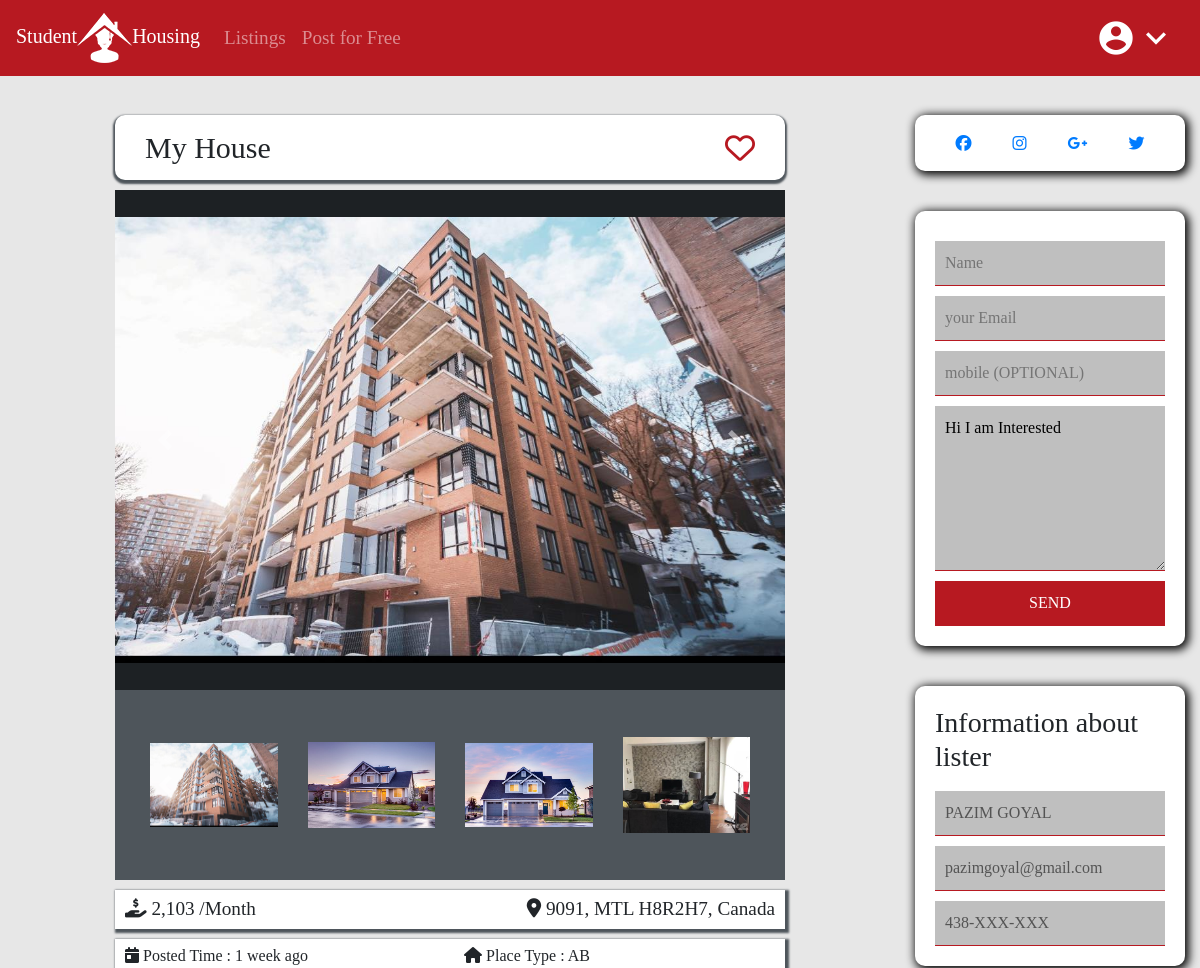
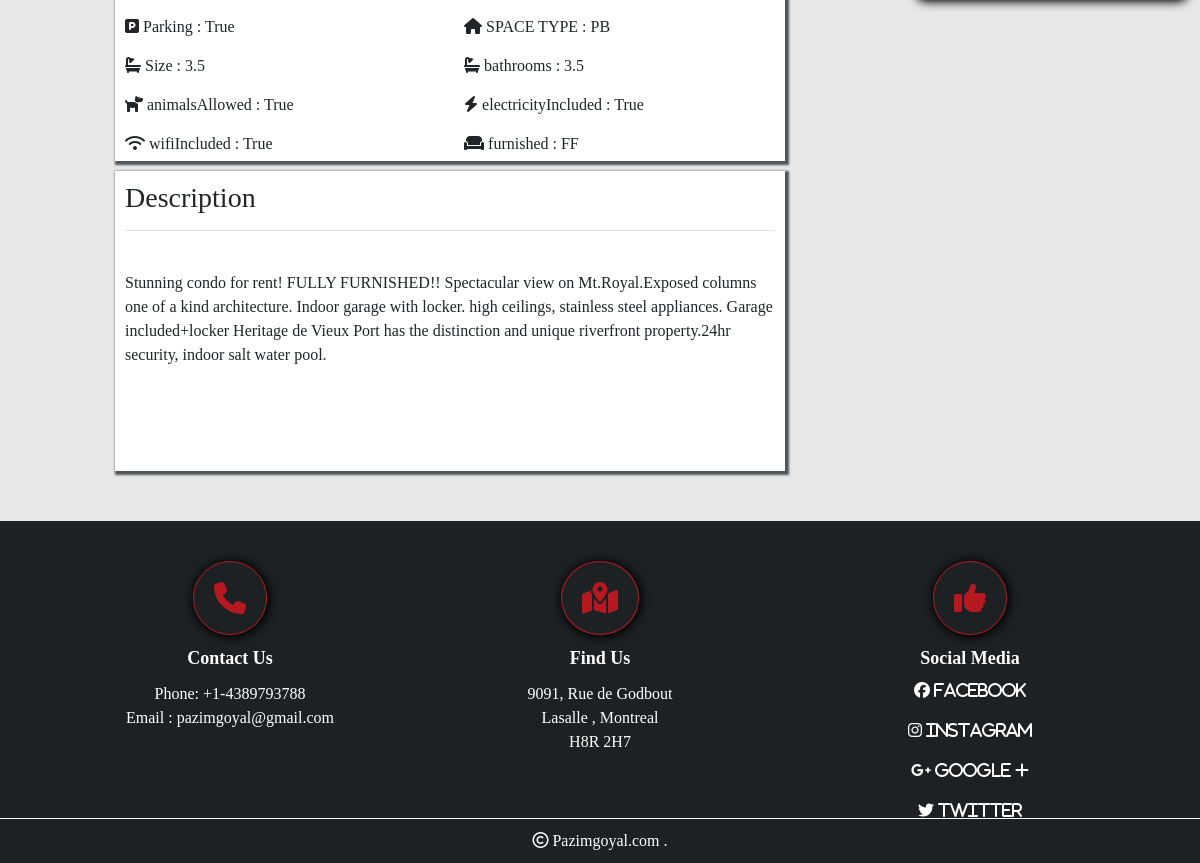
Page /38 on the committed database (2 pictures, top to bottom).
### listings/models.py (models this page shows, shortened)
class HouseListings(models.Model):
    title = models.CharField(max_length=200)
    description = models.TextField(blank=True)
    price = models.IntegerField()
    address = models.CharField(max_length=200, default="")
    city = models.CharField(max_length=10, choices=city)
    zipCode = models.CharField(max_length=10)
    building_type = models.CharField(choices=typeB, max_length=18)
    garage = models.BooleanField(default=False)
    space_given = models.CharField(choices=space, max_length=15)
    created_date = models.DateTimeField(default=timezone.now, blank=True)
    is_published = models.BooleanField(default=True)
    image1 = models.ImageField(upload_to='photos/%Y%m%d/', default="default.jpeg")
    image2 = models.ImageField(upload_to='photos/%Y%m%d/', blank=True)
    image3 = models.ImageField(upload_to='photos/%Y%mb%d/', blank=True)
    image4 = models.ImageField(upload_to='photos/%Y%m%d/', blank=True)
    image5 = models.ImageField(upload_to='photos/%Y%m%d/', blank=True)
    image6 = models.ImageField(upload_to='photos/%Y%m%d/', blank=True)
    image7 = models.ImageField(upload_to='photos/%Y%m%d/', blank=True)
    image8 = models.ImageField(upload_to='photos/%Y%m%d/', blank=True)
    image9 = models.ImageField(upload_to='photos/%Y%mb%d/', blank=True)
    image10 = models.ImageField(upload_to='photos/%Y%m%d/', blank=True)
    image11 = models.ImageField(upload_to='photos/%Y%m%d/', blank=True)
    image12 = models.ImageField(upload_to='photos/%Y%m%d/', blank=True)
    bathrooms = models.DecimalField(max_digits=2, default=1, decimal_places=1)
    electricityIncluded = models.BooleanField(default=False)
    wifiIncluded = models.BooleanField(default=False)
    animalsAllowed = models.BooleanField(default=False)
    furnished = models.TextField(choices=furnish)
    user = models.ForeignKey(User, on_delete=models.CASCADE)
    size = models.DecimalField(blank=True, decimal_places=1, max_digits=2, default=3.5)
    bathrooms = models.DecimalField(blank=True, decimal_places=1, max_digits=2, default=2)

### listings/views.py (the view)
# urls.py: path('<int:request_id>', views.single_listing, name='id2'),
def single_listing(request, request_id):
    currentuserliked =False
    listin = get_object_or_404(HouseListings, pk=request_id)
    if request.user.is_authenticated:
        liked=LikedListings.objects.filter(user=request.user).filter(advertisement=listin)
        if liked:
            currentuserliked=True
    abc = [listin.image1, listin.image2, listin.image3, listin.image4, listin.image5, listin.image6, listin.image7,
           listin.image8, listin.image9, listin.image10, listin.image11, listin.image12]
    count = 0
    img = []
    for i in abc:
        if i:
            img.append(i.url)
    return render(request, 'single_listing.html', {'listing': listin, 'image': img,'likes':currentuserliked})

### templates/single_listing.html (shortened to what this page needs)
{%extends 'base.html'%}
{% load static %}
{% load humanize%}
{%block content%}
<div class="row">
    <div class="col-lg-1"></div>
    <div class="col-lg-7">
        <div class="title">
            <div>{{listing.title|title}}</div>
            <div>
                <a href="#" id="likePost" data="{{listing.id}}">
                    {%if likes == True%}
                    <i class="far fa-heart" id="notliked" style="display: none;"></i><i class="fas fa-heart" id="liked"
                                                                                        style="display: block">
                    {%else%}
                    <i class="far fa-heart" id="notliked" style="display: block;"></i><i class="fas fa-heart" id="liked"
                                                                                         style="display: none">
                    {%endif%}
                </i></a></div>
        </div>
        <div id="carouselExampleIndicators" class="carousel slide" data-ride="carousel">
            <div class="carousel-inner" role="listbox"
                 style=" width:100%; height: 500px !important; background-color: #1d2124; color: #fff;">
                <div class="carousel-item active single_images">
                    <img class="d-block w-100" src="{{listing.image1.url }}"
                         alt="First slide">
                </div>
            </div>
            {% if image|length > 1%}
            <a class="carousel-control-prev" href="#carouselExampleIndicators" role="button" data-slide="prev">
                <span class="carousel-control-prev-icon" aria-hidden="true"></span>
            </a>
            <a class="carousel-control-next" href="#carouselExampleIndicators" role="button" data-slide="next">
                <span class="carousel-control-next-icon" aria-hidden="true"></span>
            </a>
            {%endif%}
        </div>
        <div id="thumbnailCarousel" class="carousel slide" data-ride="carousel">
            <div class="carousel-inner">
                <div class="carousel-item active">
                    <div class="row column thumbrow">
                        <div class="col-3"><img src="{{listing.image1.url }}" class="" alt="..." data-target="#carouselExampleIndicators" data-slide-to="0">
                        </div>
                        <div class="col-3"><img src="{{listing.image2.url }}" class="d-block w-100" alt="..." data-target="#carouselExampleIndicators" data-slide-to="1">
                        </div>
                        <div class="col-3"><img src="{{listing.image3.url }}" class="d-block w-100" alt="...">
                        </div>
                        <div class="col-3"><img src="{{listing.image4.url }}" class="d-block w-100" alt="...">
                        </div>
                    </div>
                </div>
                <a class="carousel-control-prev" href="#thumbnailCarousel" role="button" data-slide="prev">
                    <span class="carousel-control-prev-icon" aria-hidden="true" ></span>
                </a>
                <a class="carousel-control-next" href="#thumbnailCarousel" role="button" data-slide="next">
                    <span class="carousel-control-next-icon" aria-hidden="true"></span>
                </a>
            </div>
            <div class="price_address">
                <div class="item"><i class="fas fa-hand-holding-usd"></i>&nbsp;{{listing.price|intword|intcomma}} /Month
                </div>
                <div class="item"><i class="fas fa-map-marker-alt"></i>&nbsp;{{listing.address}}, {{listing.city}}
                    {{listing.zipCode}}, Canada
                </div>
            </div>
            <div class="itemall ">
                <div class="item"><i class="fas fa-calendar-day"></i> Posted Time :
                    {{listing.created_date|naturaltime|naturalday}}
                </div>
                <div class="item"><i class="fas fa-home"></i> Place Type : {{listing.building_type}}</div>
                <div class="item"><i class="fas fa-parking"></i> Parking : {{listing.garage}}</div>
                <div class="item"><i class="fas fa-home"></i> SPACE TYPE : {{listing.space_given}}</div>
                <div class="item"><i class="fas fa-bath"></i> Size : {{listing.size}}</div>
                <div class="item"><i class="fas fa-bath"></i> bathrooms : {{listing.bathrooms}}</div>
                <div class="item"><i class="fas fa-dog"></i> animalsAllowed : {{listing.animalsAllowed}}</div>
                <div class="item"><i class="fas fa-bolt"></i> electricityIncluded : {{listing.electricityIncluded}}
                </div>
                <div class="item"><i class="fas fa-wifi"></i> wifiIncluded : {{listing.wifiIncluded}}</div>
                <div class="item"><i class="fas fa-couch"></i> furnished : {{listing.furnished}}</div>
            </div>
            <div class="discr"><h3>Description</h3>
                <hr>
                <br> {{listing.description}}
            </div>
        </div>
    </div>
        <div class="col-lg-1"></div>
        <div class="col-lg-3 right-side-area">
            <div class="requestDetails share">
                <a href=""> <i class="fab fa-facebook"></i></a>
                <a href=""> <i class="fab fa-instagram"></i></a>
                <a href=""> <i class="fab fa-google-plus-g"></i></a>
                <a href=""> <i class="fab fa-twitter"></i></a>
            </div>
            <div class="requestDetails">
                    <form action="{%url 'email'%}" method="POST">{%csrf_token%}
                        {% if user.is_authenticated%}
                        <input type="text" placeholder="Name" value="{{user.first_name}} {{user.last_name}}"
                               name="name">
                        <input type="text" placeholder="your Email" value="{{user.email}}" name="email">
                        {%else%}
                        <input type="text" placeholder="Name" name="name">
                        <input type="text" placeholder="your Email" name="email">
                        {%endif%}
                        <input type="text" placeholder="mobile (OPTIONAL)" name="phone">
                        <textarea placeholder="ASK?" rows="6" name="description">Hi I am Interested</textarea>
                        <input type="submit" value="SEND"></input>
                    </form>
                </div>
                <div class="requestDetails">
                    <h3>Information about lister</h3>
                    <input type="text" placeholder="Name" value="{{listing.user.first_name}} {{listing.user.last_name}}"
                           disabled>
                    <input type="text" placeholder="your Email" value="{{listing.user.email}}" disabled>
                    <input type="text" placeholder="Phone" value="438-XXX-XXX" disabled>
                </div>
            </div>
        </div>
{%endblock%}

### StudentHomes/static/css/style1.css (style rules this page uses)
* { max-width: 100%; margin: 0px; padding: 0px; -webkit-appearance: none; }
body { background: #e7e7e7; font-family: 'Vollkorn', serif; padding-top: 75px; }
.row { margin-left: 0px; margin-right: 0px; }
.title { display: flex; justify-content: space-between; align-items: center; margin-top: 40px; font-size: 30px; background-color: #fff; margin-bottom: 10px; overflow: hidden; box-shadow: 0px 2px 2px 2px #4e555b; border-radius: 10px; padding: 10px 30px; }
.single_images img { object-fit: contain; width: 100%; height: 100%; }
.thumbrow { background: #4e555b; padding:20px; }
.thumbrow img { object-fit: contain; width: 100%; height: 150px; }
.item { padding: 5px 10px; margin: 0px; text-align: justify-all; cursor: pointer; transition: color 1s; }
.itemall { background: #fff; display: grid; grid-template-columns: repeat(2, auto); grid-gap: 5px; margin-top: 10px; overflow: hidden; box-shadow: 2px 2px 2px 2px #4e555b; }
.discr { min-height: 300px; max-height: 1000px; overflow: hidden; box-shadow: 2px 2px 2px 2px #4e555b; background: #fff; margin: 10px 0px; padding: 10px; }
.price_address { display: flex; justify-content: space-between; background-color: #fff; margin-top: 10px; overflow: hidden; font-size: larger; box-shadow: 2px 2px 2px 2px #4e555b; }
.requestDetails input, textarea { width: 100%; border: none; margin-top: 10px; border-bottom: 1px solid #b71921; padding: 10px; background-color: rgba(0, 0, 0, .25); }
.requestDetails input[type="submit"] { background-color: #b71921; color: #fff; }
.requestDetails { margin-top: 40px; padding: 20px; border-radius: 10px; background-color: #fff; box-shadow: 2px 2px 10px 2px #000; }
.requestDetails.share { display: flex; justify-content: space-around; }
#likePost { text-decoration: none; color: #b71921; }

### rows in the picture
HouseListings: title "My House", image1 (picture), image2 (picture), image3 (picture), image4 (picture), price "2,103", address "9091", city "MTL", zipCode "H8R2H7", created_date "1 week ago", building_type "AB", garage "True", space_given "PB", size "3.5", bathrooms "3.5", animalsAllowed "True", electricityIncluded "True", wifiIncluded "True", furnished "FF", description "Stunning condo for rent! FULLY FURNISHED!! Spectacular view on Mt.Royal.Exposed columns one of a kind architecture. Indoor garage with locker. high ceilings, stainless steel appliances. Garage included+locker Heritage de Vieux Port has the distinction and unique riverfront property.24hr security, indoor salt water pool.", user.first_name "PAZIM GOYAL", user.email "pazimgoyal@gmail.com"
